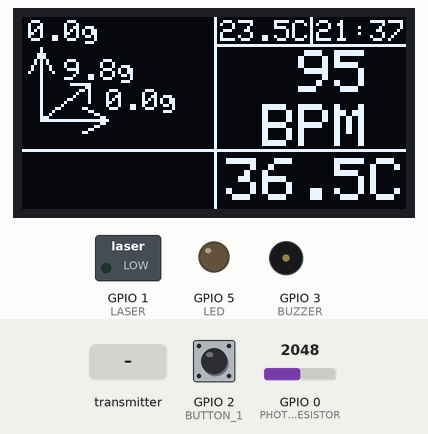
Simulated run of this sketch. Board: ESP32. Shown: 128×64 one-colour display, switched loads named in the sketch (green lamp = pin HIGH), output pins drawn as LEDs (lit = HIGH), buzzer (waves = sounding). Inputs (shaded band) come from the test bench; at power-on: GPIO 0 (PHOTORESISTOR) = 2048, GPIO 2 (BUTTON_1) HIGH. The display library's start-up logo is not drawn; what the sketch prints to the serial monitor is not drawn.

Above: at 3.2 s.
3.3 s: the transmitter starts sending SOS = 1
At 3.45 s:
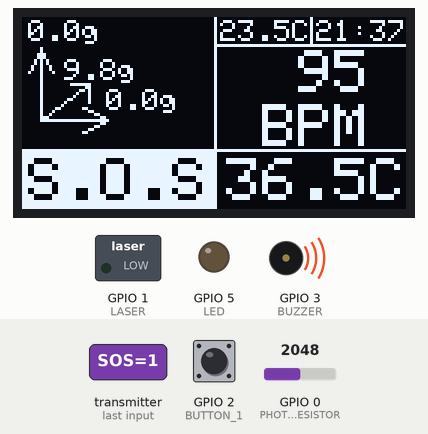
5.1 s: GPIO 0 (PHOTORESISTOR) set to 2001
At 5.28 s:
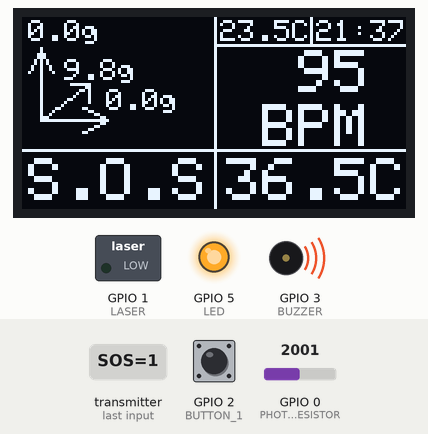
6.9 s: GPIO 2 (BUTTON_1) pulled LOW for 0.15 s
At 7.0 s:
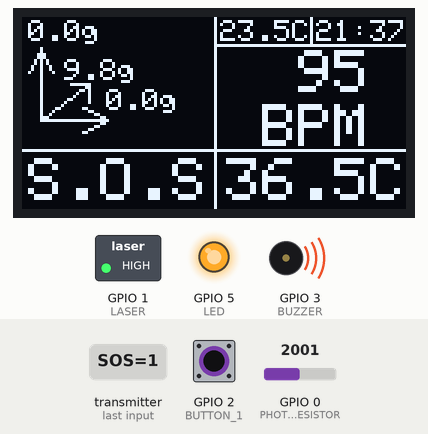
7.6 s: the transmitter starts sending SOS = 0
At 8.4 s:
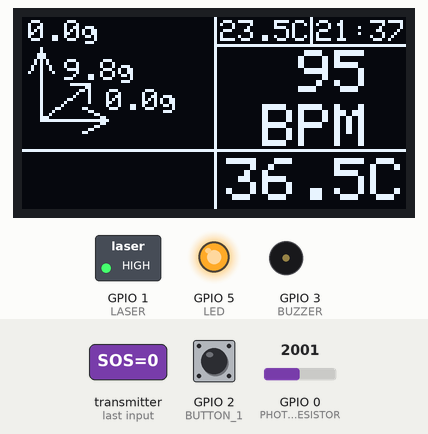
9.2 s: GPIO 0 (PHOTORESISTOR) set to 2088
At 9.8 s:
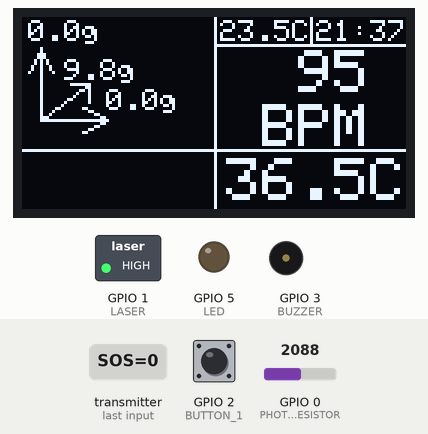
10.7 s: the transmitter starts sending temp = 0
At 11.4 s:
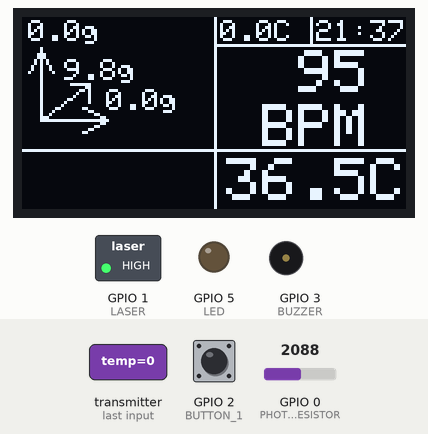
Timing chart, 0 to 13.3 s (numbered marks = the images above; inputs shaded):
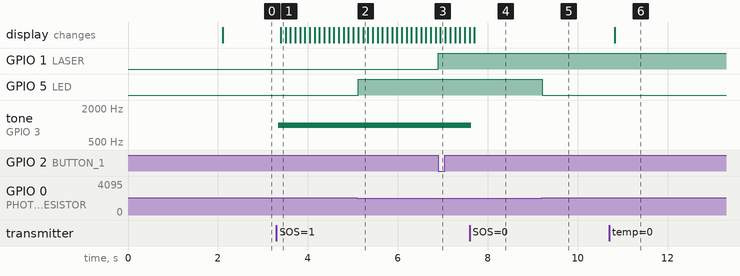

The sketch:

cyclops.ino
```cpp
#include <SPI.h>
#include <Wire.h>
#include <Adafruit_GFX.h>
#include <Adafruit_SSD1306.h>
#include <esp_now.h>
#include <WiFi.h>
#include <esp_wifi.h>

#define BUTTON_1 2
#define BUZZER 3
#define LASER 1
#define PHOTORESISTOR 0
#define LED 5
struct DataFromPip {
  float temp;
  float body_temp;
  int pulse;
  int min;
  int hour;
  bool SOS;
  float ax;
  float ay;
  float az;
  float gx;
  float gy;
  float gz;
};
DataFromPip lastData = {
  .temp = 23.5,
  .body_temp = 36.5,
  .pulse = 95,
  .min = 37,
  .hour = 21,
  .SOS = false,
  .ax = 0,
  .ay = 0,
  .az = 9.81,
  .gx = 0.1,
  .gy = -1,
  .gz = 0.2
};
Adafruit_SSD1306 display(128, 64, &Wire, -1);

void displaySetup()
{
  display.display();
  delay(2000);

  display.clearDisplay();
  display.display();
}
#define DISPLAY_UPDATE_SPEED 100 //ms
int display_last_millis = 0;
bool display_sos = false;
void displayLoop()
{
  if(millis() <= display_last_millis + DISPLAY_UPDATE_SPEED)
    return;
  display_last_millis = millis();
  display.clearDisplay();
  display.drawLine(64,0,64,64,SSD1306_WHITE);
  display.drawLine(96,0,96,8,SSD1306_WHITE);
  display.drawLine(0,44,128,44,SSD1306_WHITE);
  display.drawLine(64,9,128,9,SSD1306_WHITE);

  display.setCursor(66,1);
  display.setTextSize(1);
  display.setTextColor(SSD1306_WHITE);
  display.printf("%02.1fC",lastData.temp);

  display.setCursor(98,1);
  display.printf("%02d:%02d",lastData.hour,lastData.min);

  display.setCursor(80, 11);
  display.setTextSize(2);
  display.printf("%3d",lastData.pulse);
  display.setCursor(80, 29);
  display.printf("BPM");

  display.setCursor(68, 47);
  display.printf("%02.1fC",lastData.body_temp);

  if(lastData.SOS && !display_sos)
  {
    display_sos = true;
    display.fillRect(0,45,64,64,SSD1306_WHITE);
    display.setTextSize(2);
    display.setTextColor(SSD1306_BLACK);
    display.setCursor(2, 47);
    display.print("S.O.S");
  } else if(lastData.SOS)
  {
    display_sos = false;
    display.fillRect(0,45,64,64,SSD1306_BLACK);
    display.setTextSize(2);
    display.setTextColor(SSD1306_WHITE);
    display.setCursor(2, 47);
    display.print("S.O.S");
  } else
  {
    display.fillRect(0,45,64,64,SSD1306_BLACK);
  }

  // xaxis
  display.drawLine(6,34,28,34,SSD1306_WHITE);
  display.drawLine(20,30,28,34,SSD1306_WHITE);
  display.drawLine(20,38,28,34,SSD1306_WHITE);
  display.setTextSize(1);
  display.setTextColor(SSD1306_WHITE);
  display.setCursor(28,24);
  display.printf("%2.1fg",lastData.ax);

  // zaxis
  display.drawLine(6,10,6,34,SSD1306_WHITE);
  display.drawLine(2,18,6,10,SSD1306_WHITE);
  display.drawLine(10,18,6,10,SSD1306_WHITE);
  display.setTextSize(1);
  display.setTextColor(SSD1306_WHITE);
  display.setCursor(14,14);
  display.printf("%2.1fg",lastData.az);

  // yaxis
  display.drawLine(6,34,22,22,SSD1306_WHITE);
  display.drawLine(16,22,22,22,SSD1306_WHITE);
  display.drawLine(22,22,22,28,SSD1306_WHITE);
  display.setTextSize(1);
  display.setTextColor(SSD1306_WHITE);
  display.setCursor(2,1);
  display.printf("%2.1fg",lastData.ay);


  display.display();
}

void espNowRecv(const uint8_t* mac, const uint8_t *incomingData, int len)
{
  memcpy(&lastData, incomingData, sizeof(DataFromPip));
  Serial.printf("%f %f %f",lastData.gx,lastData.gy,lastData.gz);
}

void setup() {
  Wire.begin(8,9);
  Serial.begin(115200);
  if(!display.begin(SSD1306_SWITCHCAPVCC, 0x3C)) {
    Serial.println(F("SSD1306 allocation failed"));
    for(;;); // Don't proceed, loop forever
  }
  displaySetup();

  WiFi.mode(WIFI_STA);

  if (esp_now_init() != ESP_OK) {
    Serial.println("Error initializing ESP-NOW");
    return;
  }

  uint8_t baseMac[6];
  esp_err_t ret = esp_wifi_get_mac(WIFI_IF_STA, baseMac);
  if (ret == ESP_OK) {
    Serial.printf("MAC: %02x:%02x:%02x:%02x:%02x:%02x\n",
                  baseMac[0], baseMac[1], baseMac[2],
                  baseMac[3], baseMac[4], baseMac[5]);
  } else {
    Serial.println("Failed to read MAC address");
  }

  esp_now_register_recv_cb(esp_now_recv_cb_t(espNowRecv));
  pinMode(BUTTON_1, INPUT_PULLUP);
  pinMode(BUZZER, OUTPUT);
  pinMode(LASER, OUTPUT);
  pinMode(PHOTORESISTOR, INPUT);
  pinMode(LED, OUTPUT);
}
bool button_falling = false;
bool laser = false;
int resistor = 0;
void loop() {
  displayLoop();
  if(!digitalRead(BUTTON_1))
  {
    if(!button_falling) {
      button_falling = true;
      laser = !laser;
    }
  }
  else
  {
    button_falling = false;
  }
  digitalWrite(LASER, laser);
  resistor = analogRead(PHOTORESISTOR);
  Serial.println(resistor);
  if(resistor < 2048)
  {
    digitalWrite(LED, HIGH);
  }
  else
  {
    digitalWrite(LED, LOW);
  }
  if(lastData.SOS)
  {
    tone(BUZZER, 1000);
  }
  else
  {
    noTone(BUZZER);
  }
  delay(10);
}
```

Measured:
- the behaviour switches between 2048 and 2047 on GPIO 0 (PHOTORESISTOR) (found by bisection; images 1 and 2)
- after the input at 3.3 s, tone on GPIO 3 (BUZZER): silent → 1000 Hz at once; the display: changes after 0.10 s (image 1)
- after the input at 5.1 s, GPIO 5 (LED): LOW → HIGH at once
- after the input at 6.9 s, GPIO 1 (LASER): LOW → HIGH at once
- after the input at 7.6 s, tone on GPIO 3 (BUZZER): 1000 Hz → silent at once; the display: changes after 0.10 s (image 4)
- after the input at 9.2 s, GPIO 5 (LED): HIGH → LOW at once
- after the input at 10.7 s, the display: changes after 0.12 s (image 6)
